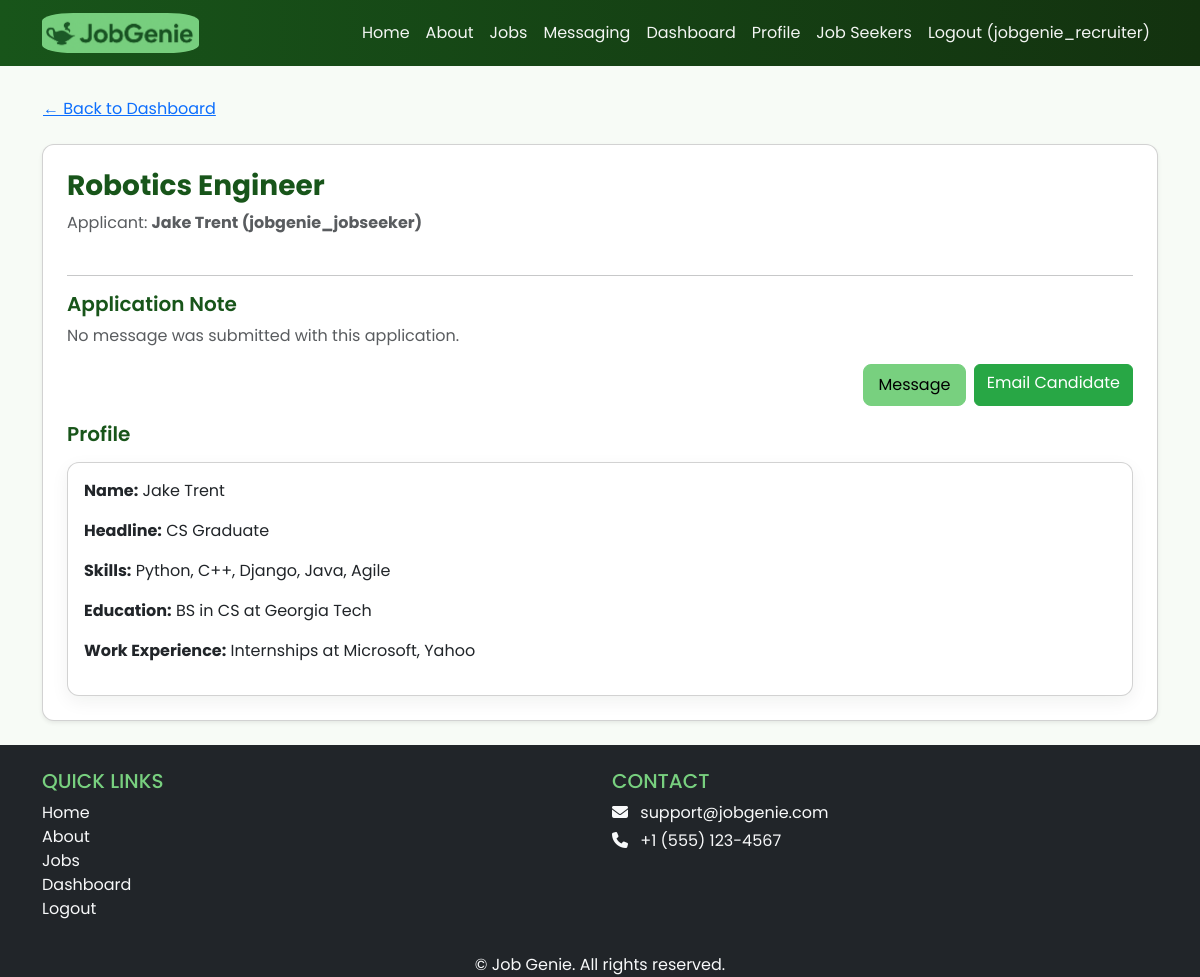
The page /recruiters/application/12/ (signed in) on the database its author committed.
### jobs/models.py (models this page shows, shortened)
class Application(models.Model):
    STATUS_CHOICES = [
        ('applied', 'Applied'),
        ('review', 'Review'),
        ('interview', 'Interview'),
        ('offer', 'Offer'),
        ('closed', 'Closed'),
    ]
    job = models.ForeignKey(Job, on_delete=models.CASCADE, related_name="applications")
    candidate = models.ForeignKey(settings.AUTH_USER_MODEL, on_delete=models.CASCADE, related_name="applications")
    note = models.TextField(blank=True)  # tailored note from candidate
    status = models.CharField(max_length=20, choices=STATUS_CHOICES, default='applied')
    applied_at = models.DateTimeField(auto_now_add=True)

class Job(models.Model):
    JOB_TYPES = [
        ('FT', 'Full Time'),
        ('PT', 'Part Time'),
        ('IN', 'Internship'),
        ('CT', 'Contractor'),
    ]
    REMOTE_TYPES = [
        ('ON', 'On-site'),
        ('RE', 'Remote'),
        ('HY', 'Hybrid'),
    ]
    SPONSORSHIP_OPT = [
        ('YES', 'Sponsorship Available'),
        ('NO', 'No Sponsorship'),
    ]
    recruiter = models.ForeignKey(
    Recruiter,
    on_delete=models.CASCADE,
    related_name="jobs",
    null=True,
    blank=True
    )
    title = models.CharField(max_length=255)
    company_name = models.CharField(max_length=255, blank=True, default="")
    skills = models.TextField(help_text="List required skills, separated by commas", blank=True, default="")
    address = models.CharField(max_length=255, blank=True, help_text="Type office location or adjust pin on map")
    city = models.CharField(max_length=100, blank=True)
    state = models.CharField(max_length=100, blank=True)
    postal_code = models.CharField(max_length=20, blank=True)
    country = models.CharField(max_length=100, blank=True)
    salary_min = models.DecimalField(max_digits=10, decimal_places=2, null=True, blank=True)
    salary_max = models.DecimalField(max_digits=10, decimal_places=2, null=True, blank=True)
    job_type = models.CharField(max_length=2, choices=JOB_TYPES)
    visa_sponsorship = models.CharField(max_length=3, choices=SPONSORSHIP_OPT, default='NO')
    remote_type = models.CharField(max_length=2, choices=REMOTE_TYPES, default='ON')
    created_at = models.DateTimeField(auto_now_add=True)
    updated_at = models.DateTimeField(auto_now=True)
    lat = models.FloatField(null=True, blank=True)
    lng = models.FloatField(null=True, blank=True)
    class Meta:
        indexes = [
            models.Index(fields=['job_type']),
            models.Index(fields=['remote_type']),
            models.Index(fields=['city']),
        ]
        ordering = ['-created_at']

### profiles/models.py (models this page shows, shortened)
class JobSeekerProfile(models.Model):
    first_name = models.CharField(max_length=255, default='Unknown')
    last_name = models.CharField(max_length=255, default='Unknown')
    user = models.OneToOneField(User, on_delete=models.CASCADE)
    headline = models.CharField(max_length=255)
    skills = models.TextField()
    education = models.TextField()
    work_experience = models.TextField()
    links = models.TextField(blank=True)
    email = models.EmailField(blank=True, null=True, help_text="Contact email for recruiters")
    is_public = models.BooleanField(default=True)  # privacy
    address = models.CharField(max_length=255, blank=True)
    city = models.CharField(max_length=100, blank=True)
    state = models.CharField(max_length=100, blank=True)
    postal_code = models.CharField(max_length=20, blank=True)
    country = models.CharField(max_length=100, blank=True)
    lat = models.FloatField(null=True, blank=True)
    lng = models.FloatField(null=True, blank=True)
    preferred_radius_km = models.PositiveIntegerField(
        null=True,
        blank=True,
        help_text="Preferred commute radius (km)"
    )

### recruiters/views.py (the view)
# urls.py: path("application/<int:pk>/", RecruiterApplicationDetailView.as_view(), name="application_detail"),
class RecruiterApplicationDetailView(LoginRequiredMixin, DetailView):
    model = Application
    template_name = "recruiters/application_detail.html"
    context_object_name = "application"
    def get_queryset(self):
        recruiter = self.request.user.recruiter_profile
        return Application.objects.filter(job__recruiter=recruiter)
    def get_context_data(self, **kwargs):
        context = super().get_context_data(**kwargs)
        application = self.get_object()
        candidate = application.candidate
        profile = JobSeekerProfile.objects.filter(user=candidate).first()
        if profile and (profile.first_name or profile.last_name):
            name = f"{profile.first_name or ''} {profile.last_name or ''}".strip()
        elif candidate.get_full_name():
            name = candidate.get_full_name()
        else:
            name = candidate.username
        if name != candidate.username:
            display_name_with_username = f"{name} ({candidate.username})"
        else:
            display_name_with_username = candidate.username
        context["display_name_with_username"] = display_name_with_username
        if profile and profile.is_public:
            context["profile"] = {
                "first_name": profile.first_name,
                "last_name": profile.last_name,
                "headline": profile.headline,
                "skills": profile.skills,
                "education": profile.education,
                "work_experience": profile.work_experience,
                "links": profile.links,
            }
        else:
            context["profile"] = None
        return context

### recruiters/templates/recruiters/application_detail.html (shortened to what this page needs)
{% extends 'base.html' %}
{% block content %}
<div class="container py-4">
  <a href="{% url 'recruiters:dashboard' %}" class="btn btn-link ps-0 mb-3">← Back to Dashboard</a>
  <div class="card p-4 shadow-sm">
    <h3 class="fw-bold">{{ application.job.title }}</h3>
    <p class="text-muted mb-4">Applicant: <strong>{{ display_name_with_username }}</strong></p>
    <hr>
    <h5 class="fw-semibold">Application Note</h5>
    {% if application.note %}
      <div class="border rounded bg-light p-3 mb-4">{{ application.note }}</div>
    {% else %}
      <p class="text-muted">No message was submitted with this application.</p>
    {% endif %}
    <div class="d-flex justify-content-end mb-3">
    <a href="{% url 'messaging:start_conversation' application.candidate.username %}"
       class="btn btn-primary me-2">
       Message
    </a>
    <a href="{% url 'recruiters:send_candidate_email' application_id=application.id %}"
      class="btn btn-success"
      style="background-color: #28a745; border-color: #28a745;">
      Email Candidate
    </a>
    </div>
    <h5 class="fw-semibold">Profile</h5>
    {% if profile %}
    <div class="card p-3 mt-2">
        <p><strong>Name:</strong> {{ profile.first_name }} {{ profile.last_name }}</p>
        <p><strong>Headline:</strong> {{ profile.headline }}</p>
        <p><strong>Skills:</strong> {{ profile.skills|linebreaksbr }}</p>
        <p><strong>Education:</strong> {{ profile.education|linebreaksbr }}</p>
        <p><strong>Work Experience:</strong> {{ profile.work_experience|linebreaksbr }}</p>
    </div>
    {% else %}
    <div class="alert alert-secondary mt-2">
        This user's profile is private.
    </div>
    {% endif %}
  </div>
</div>
{% endblock %}

### jobgenie/templates/base.html (shortened to what this page needs)
<!DOCTYPE html>
<html>
{% load static %}
<head>
    <link href="https://cdn.jsdelivr.net/npm/bootstrap@5.3.3/dist/css/bootstrap.min.css" rel="stylesheet"
>
    <link rel="stylesheet" href="https://cdnjs.cloudflare.com/ajax/libs/font-awesome/6.1.1/css/all.min.css">
    <link rel="stylesheet" type="text/css" href="{% static 'css/style.css' %}">
</head>
<body class="d-flex flex-column min-vh-100">
    <header>
        <nav class="navbar navbar-expand-lg navbar-dark bg-dark">
            <div class="container">
                <a class="navbar-brand" href="{% url 'home.index' %}">
                    <img src="{% static 'img/logo.png' %}" alt="logo" height="40" style="border-radius: 20%;" />
                </a>
                <div class="collapse navbar-collapse" id="navbarNav">
                    <ul class="navbar-nav ms-auto">
                        <li class="nav-item">
                            <a class="nav-link {% if request.resolver_match.url_name == 'home.index' %}active{% endif %}"
                                href="{% url 'home.index' %}">Home</a>
                        </li>
                        <li class="nav-item">
                            <a class="nav-link {% if request.resolver_match.url_name == 'home.about' %}active{% endif %}"
                                href="{% url 'home.about' %}">About</a>
                        </li>
                        <li class="nav-item">
                            <a class="nav-link {% if request.path|slice:':6' == '/jobs/' %}active{% endif %}"
                                href="{% url 'job_list' %}">Jobs</a>
                        </li>
                        {% if user.is_authenticated %}
                        <li class="nav-item">
                            <a class="nav-link {% if request.path|slice:':10' == '/messaging' %}active{% endif %}"
                                href="{% url 'messaging:messaging_home' %}">Messaging</a>
                        </li>
                        {% if user.userprofile.role == "JOB_SEEKER" %}
                        <li class="nav-item">
                            <a class="nav-link {% if request.resolver_match.url_name == 'profiles:view_profile' %}active{% endif %}"
                                href="{% url 'profiles:view_profile' %}">My Profile</a>
                        </li>
                        <li class="nav-item">
                            <a class="nav-link {% if request.resolver_match.url_name == 'my_applications' %}active{% endif %}"
                                href="{% url 'my_applications' %}">My Applications</a>
                        </li>
                        {% elif user.userprofile.role == "RECRUITER" %}
                        <li class="nav-item">
                            <a class="nav-link {% if request.resolver_match.url_name == 'recruiters:dashboard' %}active{% endif %}"
                                href="{% url 'recruiters:dashboard' %}">Dashboard</a>
                        </li>
                        <li class="nav-item">
                            <a class="nav-link {% if request.resolver_match.url_name == 'recruiters:edit_profile' %}active{% endif %}"
                                href="{% url 'recruiters:edit_profile' %}">Profile</a>
                        </li>
                        <li class="nav-item">
                            <a class="nav-link {% if request.path|slice:':18' == '/profiles/jobseekers/' %}active{% endif %}"
                                href="{% url 'profiles:jobseeker_list' %}">Job Seekers</a>
                        </li>
                        {% else %}
                        <li class="nav-item">
                            <a class="nav-link" href="{% url 'accounts.signup' %}">Complete Profile</a>
                        </li>
                        {% endif %}
                        <li class="nav-item">
                            <a class="nav-link" href="{% url 'accounts.logout' %}">Logout ({{ user.username }})</a>
                        </li>
                        {% endif %}
                    </ul>
                </div>
            </div>
        </nav>
    </header>
    <div>
        {% block content %}
        {% endblock content %}
    </div>
    <footer class="mt-auto bg-dark text-light pt-4 mt-5">
        <div class="container text-center">
            <div class="row text-center text-md-start">
                <div class="col-md-6 mb-3">
                    <h5 class="text-uppercase">Quick Links</h5>
                    <ul class="list-unstyled">
                        <li><a href="{% url 'home.index' %}" class="text-light text-decoration-none">Home</a></li>
                        <li><a href="{% url 'home.about' %}" class="text-light text-decoration-none">About</a></li>
                        <li><a href="{% url 'job_list' %}" class="text-light text-decoration-none">Jobs</a></li>
                        {% if user.is_authenticated %}
                        {% if user.userprofile.role == "JOB_SEEKER" %}
                        <li><a href="{% url 'profiles:view_profile' %}" class="text-light text-decoration-none">My
                                Profile</a></li>
                        {% elif user.userprofile.role == "RECRUITER" %}
                        <li><a href="{% url 'recruiters:dashboard' %}"
                                class="text-light text-decoration-none">Dashboard</a></li>
                        {% endif %}
                        <li><a href="{% url 'accounts.logout' %}" class="text-light text-decoration-none">Logout</a>
                        </li>
                        {% else %}
                        <li><a href="{% url 'accounts.login' %}" class="text-light text-decoration-none">Login</a></li>
                        <li><a href="{% url 'accounts.signup' %}" class="text-light text-decoration-none">Sign Up</a>
                        </li>
                        {% endif %}
                    </ul>
                </div>
                <div class="col-md-6 mb-3">
                    <h5 class="text-uppercase">Contact</h5>
                    <p class="mb-1"><i class="fas fa-envelope me-2"></i> support@jobgenie.com</p>
                    <p class="mb-1"><i class="fas fa-phone me-2"></i> +1 (555) 123-4567</p>
                </div>
            </div>
            <p class="mb-0">&copy; {{ now|date:"Y" }} Job Genie. All rights reserved.</p>
        </div>
    </footer>
</body>
</html>

### static/css/style.css (style rules this page uses)
body { font-family: 'Poppins', sans-serif; }
:root { --brand-green: #78D07F; --brand-green-dark: #18551a; --brand-green-light: #c7f0a8; --muted: #6c757d; --card-bg: #ffffff; --surface: #f7fbf6; --text-color: #0b2e12; }
html, body { background: var(--surface); color: var(--text-color); }
h1, h2, h3, h4, h5 { color: var(--brand-green-dark); }
a { color: var(--brand-green-dark); }
.navbar-dark.bg-dark { background: linear-gradient(90deg, var(--brand-green-dark), #13320f) !important; }
.navbar .nav-link { color: rgba(255, 255, 255, 0.95); }
.btn-primary { background-color: var(--brand-green) !important; border-color: var(--brand-green) !important; color: #000000 !important; box-shadow: none !important; border-radius: 8px; padding: .5rem .9rem; }
.card { border-radius: 12px; box-shadow: 0 6px 18px rgba(13, 33, 10, 0.06); }
footer a { color: rgba(255, 255, 255, 0.9) }
footer h5 { color: var(--brand-green) !important; }
.navbar-brand { font-size: 1.4rem; letter-spacing: 1px; }

### rows shown on the page
Application: job "Robotics Engineer"
JobSeekerProfile: first_name "Jake", last_name "Trent", headline "CS Graduate", skills "Python, C++, Django, Java, Agile", education "BS in CS at Georgia Tech", work_experience "Internships at Microsoft, Yahoo"

### other values the page prints
{{ user.username }} "jobgenie_recruiter"
{{ display_name_with_username }} "Jake Trent (jobgenie_jobseeker)"
